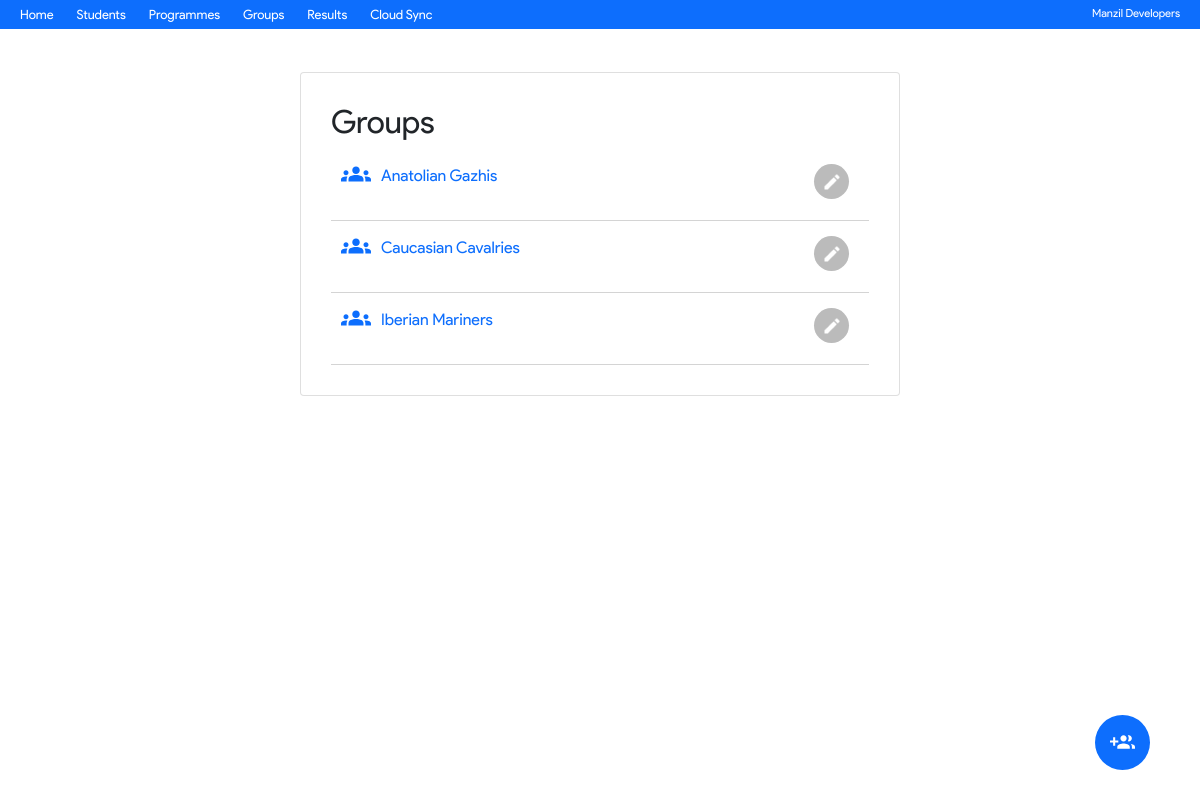
Before: /team.php with the older database file.
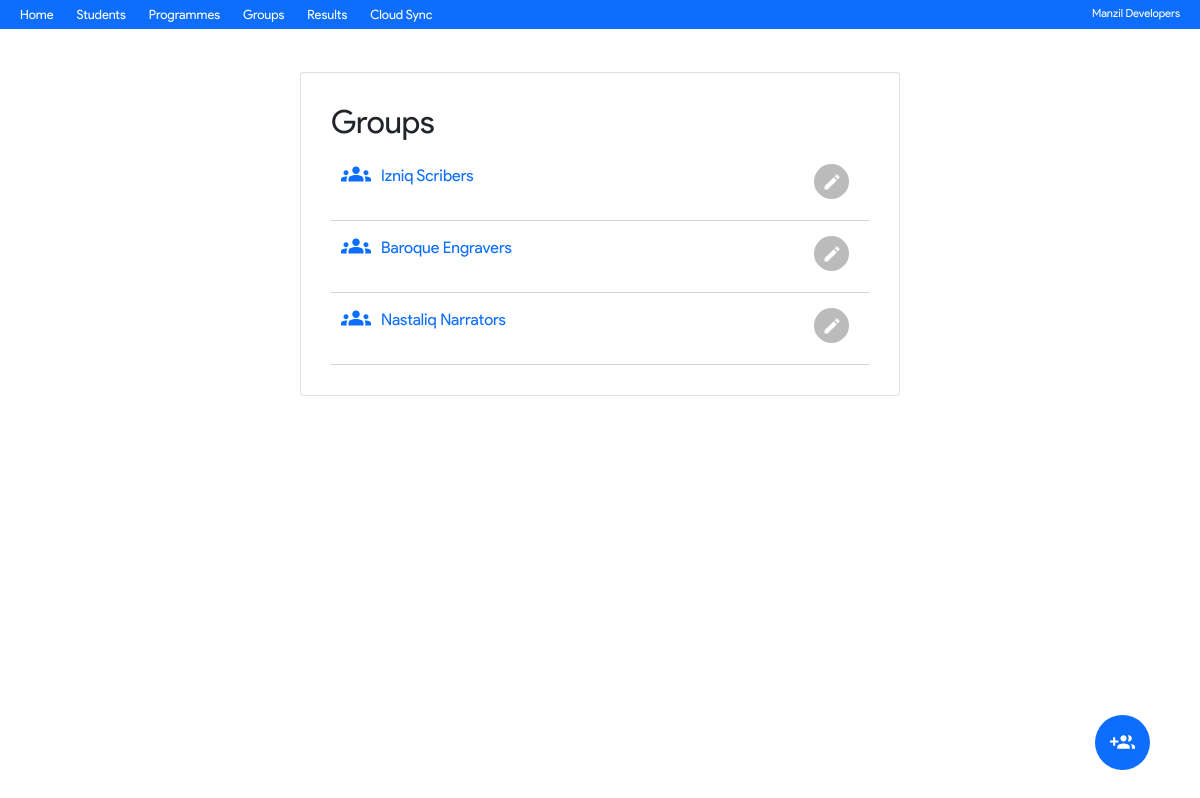
After: the same page with the newer database file.
### tables this page shows
CREATE TABLE `team` (
  `id` int(11) NOT NULL,
  `name` varchar(255) NOT NULL,
  `code` varchar(10) NOT NULL,
  `point` int(11) NOT NULL,
  `floor` int(1) DEFAULT NULL
);

### team.php (the view, shortened to what this page needs)
<!DOCTYPE html>
<html lang="en">
<head>
<?php include 'inc/head.php'; ?>
    <link rel="stylesheet" href="css/style.css">
</head>
<body>
   <?php include'inc/nav.php';
   $sql = "SELECT * FROM team";
   $res = mysqli_query($conn, $sql);
   ?>
<div class="card centerCard">
    <h2>Groups</h2>
<?php
if(mysqli_num_rows($res)>0){
    while($row = mysqli_fetch_assoc($res)){
        echo'<a href="singleTeam.php?id='.$row['id'].'"><div class="snRow">
        <p><img src="img/team.svg" width="30px" style="margin-right:10px;margin-bottom:5px;">'.$row['name'].'
      <a href="editTeam.php?id='.$row['id'].'"><div class="ed"> <img src="img/edit.png" width="20px" alt="">
      </div></a>
        </p></div></a>';
    }
}
?>
</div>
<a href="addTeam.php">
<div class="floating" alt="Hey">
<img src="img/group_add.svg" width="25px" alt="">
</div>
</a>
</body>
</html>

Changed rows visible on the page:
removed team: name "Anatolian Gazhis"
removed team: name "Caucasian Cavalries"
removed team: name "Iberian Mariners"
added team: name "Izniq Scribers"
added team: name "Baroque Engravers"
added team: name "Nastaliq Narrators"
